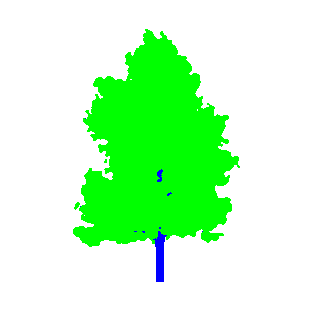
#> input picture TreeCreator/tree_recon/Maple/MapleMask.png, 320 x 320 px
$ python plot_medial_transform.py   (older library calls are emulated)
#> lines starting #> are read from the running program, lines starting #| are printed output that depends on the picture; after the words box and inside, x2 and y2 are one past the last pixel; in counts of white or black regions, pixels touching at a corner belong together
"""
===========================
Medial axis skeletonization
===========================

The medial axis of an object is the set of all points having more than one
closest point on the object's boundary. It is often called the **topological
skeleton**, because it is a 1-pixel wide skeleton of the object, with the same
connectivity as the original object.

Here, we use the medial axis transform to compute the width of the foreground
objects. As the function ``medial_axis`` (``skimage.morphology.medial_axis``)
returns the distance transform in addition to the medial axis (with the keyword
argument ``return_distance=True``), it is possible to compute the distance to
the background for all points of the medial axis with this function. This gives
an estimate of the local width of the objects.

For a skeleton with fewer branches, there exists another skeletonization
algorithm in ``skimage``: ``skimage.morphology.skeletonize``, that computes
a skeleton by iterative morphological thinnings.

"""
import numpy as np
from scipy import ndimage
from skimage.morphology import medial_axis
from skimage.io import imread, imshow, imsave
from skimage import util
import matplotlib.pyplot as plt

image_color = imread('MapleMask.png', as_gray=False)
#> image_color is the input picture: shape (320, 320, 3); mean R, G, B 196.1, 253.8, 197.3
blue_image = image_color.copy() # Make a copy
blue_image= image_color[..., 1]
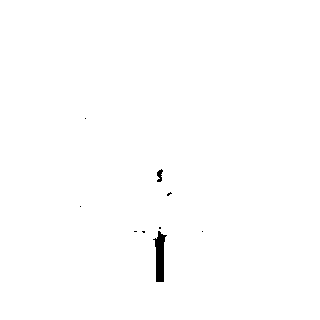
#> blue_image: shape (320, 320); 99.5% white; 9 black regions (7 under 20 px), largest, box (x1, y1, x2, y2) and area: (153, 231, 167, 282) 404, (157, 169, 163, 182) 50
inverted_image = util.invert(blue_image)
imsave("blue_output_image.png",inverted_image)

def microstructure(l=256):
    """
    Synthetic binary data: binary microstructure with blobs.

    Parameters
    ----------

    l: int, optional
        linear size of the returned image

    """
    n = 5
    x, y = np.ogrid[0:l, 0:l]
    mask_outer = (x - l/2)**2 + (y - l/2)**2 < (l/2)**2
    mask = np.zeros((l, l))
    generator = np.random.RandomState(1)
    points = l * generator.rand(2, n**2)
    mask[(points[0]).astype(np.int), (points[1]).astype(np.int)] = 1
    mask = ndimage.gaussian_filter(mask, sigma=l/(4.*n))
    return mask > mask.mean()

data = microstructure(l=64)

# Compute the medial axis (skeleton) and the distance transform
skel, distance = medial_axis(inverted_image, return_distance=True)
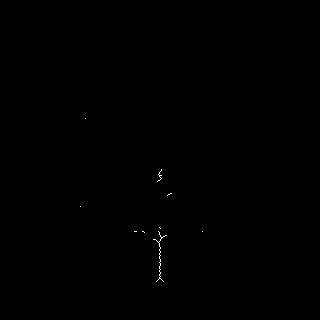
#> skel: shape (320, 320) bool; 0.09% white in thin lines or dots, all inside (x1, y1, x2, y2) = (80, 118, 203, 282)
imsave("skeleton.png",skel)
